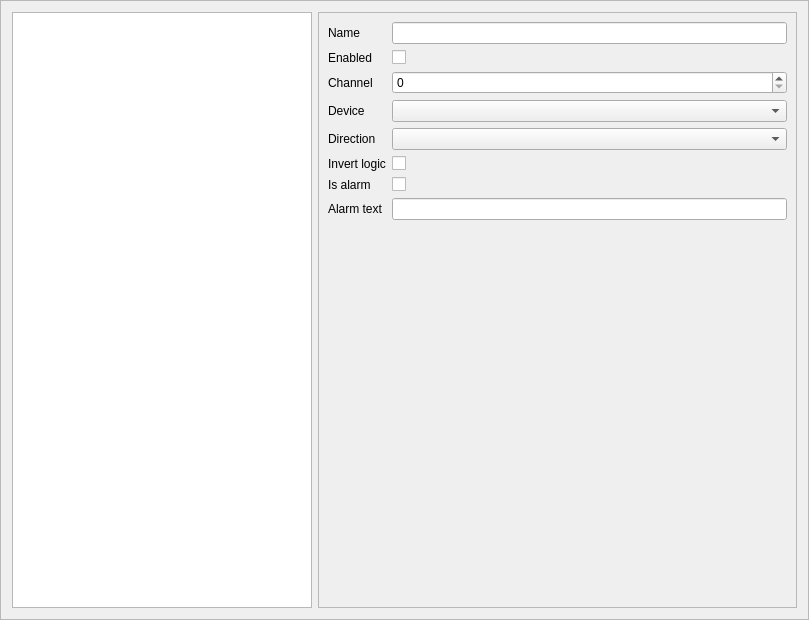
<?xml version="1.0" encoding="UTF-8"?>
<ui version="4.0">
 <class>DigitalIOPage</class>
 <widget class="QFrame" name="DigitalIOPage">
  <property name="geometry">
   <rect>
    <x>0</x>
    <y>0</y>
    <width>809</width>
    <height>620</height>
   </rect>
  </property>
  <property name="windowTitle">
   <string>Frame</string>
  </property>
  <property name="frameShape">
   <enum>QFrame::StyledPanel</enum>
  </property>
  <property name="frameShadow">
   <enum>QFrame::Raised</enum>
  </property>
  <layout class="QHBoxLayout" name="horizontalLayout">
   <item>
    <widget class="QListWidget" name="IOList">
     <property name="maximumSize">
      <size>
       <width>300</width>
       <height>16777215</height>
      </size>
     </property>
    </widget>
   </item>
   <item>
    <widget class="QFrame" name="IODetails">
     <property name="frameShape">
      <enum>QFrame::StyledPanel</enum>
     </property>
     <property name="frameShadow">
      <enum>QFrame::Raised</enum>
     </property>
     <layout class="QGridLayout" name="gridLayout">
      <item row="4" column="0">
       <widget class="QLabel" name="labelDirection">
        <property name="text">
         <string>Direction</string>
        </property>
       </widget>
      </item>
      <item row="0" column="0">
       <widget class="QLabel" name="labelName">
        <property name="text">
         <string>Name</string>
        </property>
       </widget>
      </item>
      <item row="0" column="2">
       <widget class="QLineEdit" name="name"/>
      </item>
      <item row="7" column="0">
       <widget class="QLabel" name="labelAlarmText">
        <property name="text">
         <string>Alarm text</string>
        </property>
       </widget>
      </item>
      <item row="6" column="0">
       <widget class="QLabel" name="labelIsAlarm">
        <property name="text">
         <string>Is alarm</string>
        </property>
       </widget>
      </item>
      <item row="8" column="2">
       <spacer name="verticalSpacer">
        <property name="orientation">
         <enum>Qt::Vertical</enum>
        </property>
        <property name="sizeHint" stdset="0">
         <size>
          <width>20</width>
          <height>40</height>
         </size>
        </property>
       </spacer>
      </item>
      <item row="6" column="2">
       <widget class="QCheckBox" name="isAlarm">
        <property name="text">
         <string/>
        </property>
       </widget>
      </item>
      <item row="3" column="0">
       <widget class="QLabel" name="labelDevice">
        <property name="text">
         <string>Device</string>
        </property>
       </widget>
      </item>
      <item row="1" column="0">
       <widget class="QLabel" name="labelEnabled">
        <property name="text">
         <string>Enabled</string>
        </property>
       </widget>
      </item>
      <item row="5" column="0">
       <widget class="QLabel" name="labelInvertLogic">
        <property name="text">
         <string>Invert logic</string>
        </property>
       </widget>
      </item>
      <item row="4" column="2">
       <widget class="QComboBox" name="direction"/>
      </item>
      <item row="7" column="2">
       <widget class="QLineEdit" name="alarmText"/>
      </item>
      <item row="2" column="0">
       <widget class="QLabel" name="labelChannel">
        <property name="text">
         <string>Channel</string>
        </property>
       </widget>
      </item>
      <item row="1" column="2">
       <widget class="QCheckBox" name="enabled">
        <property name="text">
         <string/>
        </property>
       </widget>
      </item>
      <item row="3" column="2">
       <widget class="QComboBox" name="device"/>
      </item>
      <item row="5" column="2">
       <widget class="QCheckBox" name="invertLogic">
        <property name="text">
         <string/>
        </property>
       </widget>
      </item>
      <item row="2" column="2">
       <widget class="QSpinBox" name="channel"/>
      </item>
     </layout>
    </widget>
   </item>
  </layout>
 </widget>
 <resources/>
 <connections/>
</ui>
